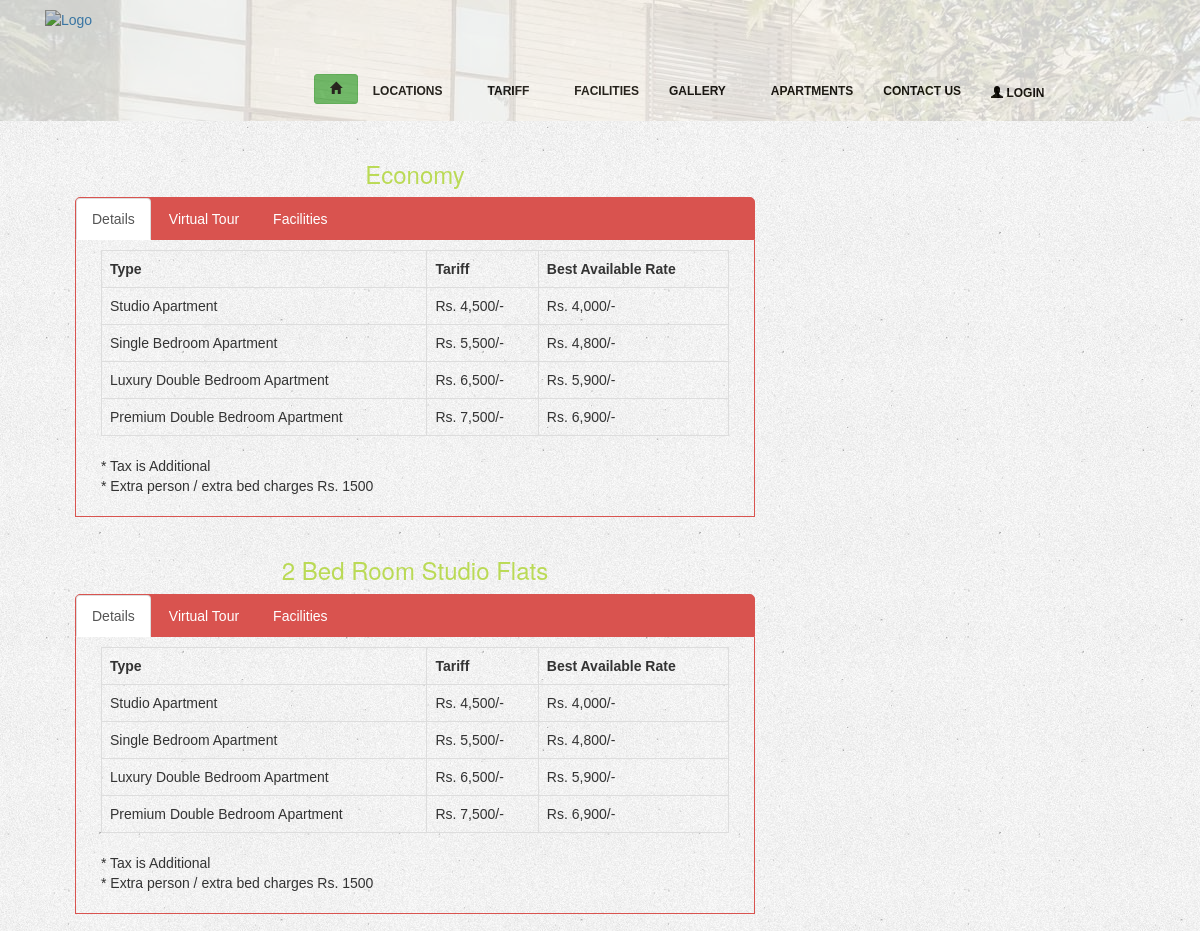
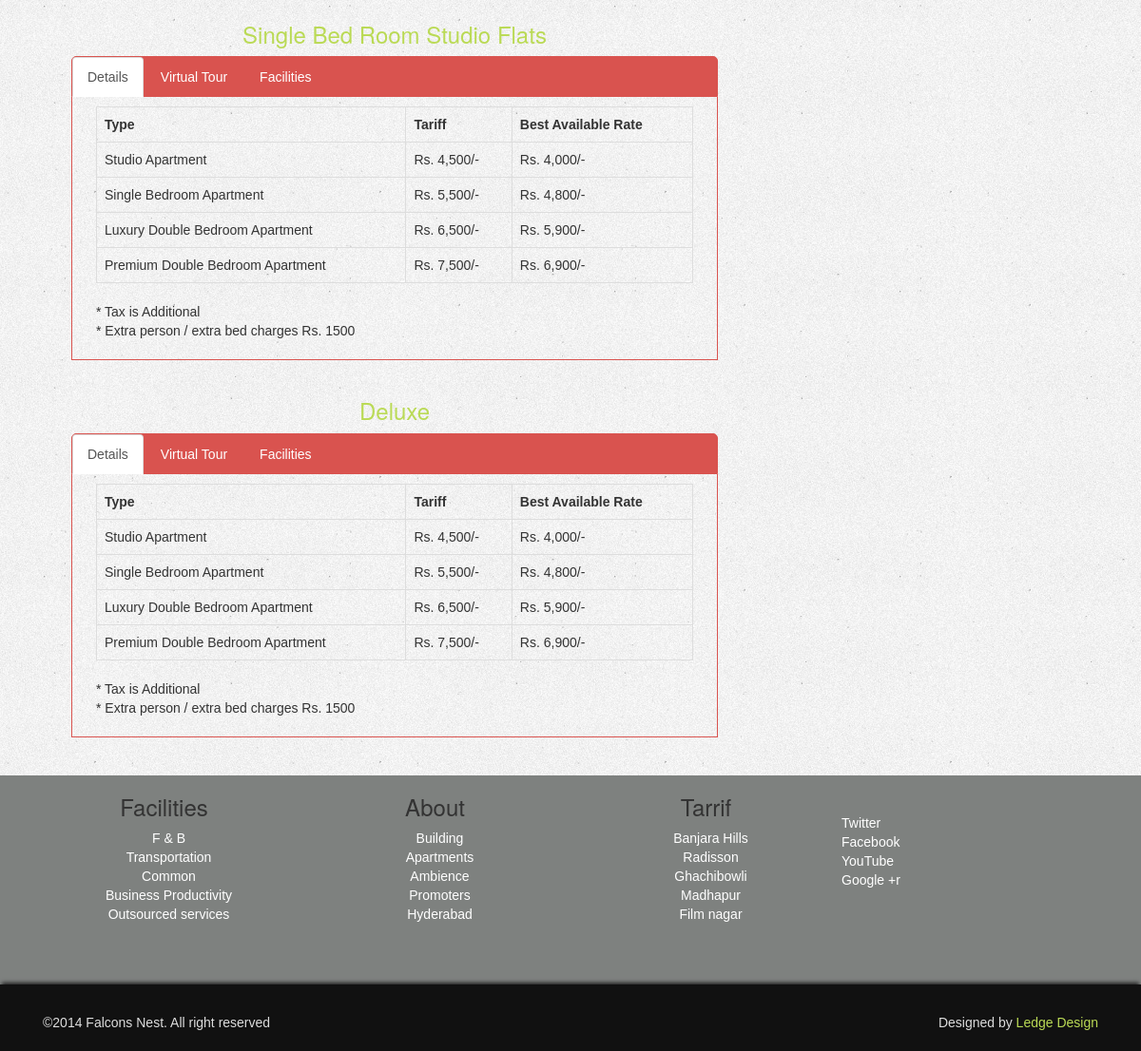
Page /tariff.php on the committed database (2 pictures, top to bottom).
### tables this page shows
CREATE TABLE IF NOT EXISTS `tariff` (
  `id` int(20) NOT NULL AUTO_INCREMENT,
  `title` varchar(200) NOT NULL,
  `details` text NOT NULL,
  `virtualTour` text NOT NULL,
  `facilities` text NOT NULL,
  `status` int(1) NOT NULL,
  `createdOn` varchar(50) NOT NULL,
  `updatedOn` varchar(50) NOT NULL,
  PRIMARY KEY (`id`)
);

CREATE TABLE IF NOT EXISTS `footer` (
  `id` int(20) NOT NULL AUTO_INCREMENT,
  `title` varchar(200) NOT NULL,
  `footer` text NOT NULL,
  `status` int(1) NOT NULL,
  `createdOn` varchar(50) NOT NULL,
  `updatedOn` varchar(50) NOT NULL,
  PRIMARY KEY (`id`)
);

### tariff_content.php (the view, shortened to what this page needs)
<br/>
<div class="container">
    <div class="col-sm-12">
        <div class="col-sm-8">
            <?php
            $strSQL = "SELECT * FROM tariff where status=1 order by updatedOn DESC";
            $rs = mysql_query($strSQL);
            if (!empty($rs)) {
                $i = 0;
                while ($row = mysql_fetch_array($rs)) {
                    $i++;
                    ?>
                    <div class="container">
                        <center><h3 class="branch_title_color"><?php echo $row['title']; ?></h3></center>
                    </div>
                    <div class="container">
                        <ul class="nav nav-tabs" id="myTab">
                            <li class="active"><a data-toggle="tab" href="#detail<?php echo $i; ?>">Details</a></li>
                            <li class=""><a data-toggle="tab" href="#tour<?php echo $i; ?>">Virtual Tour</a></li>
                            <li class=""><a data-toggle="tab" href="#fac<?php echo $i; ?>">Facilities</a></li>
                        </ul>
                        <div class="tab-content navTabBorder" id="myTabContent">
                            <div id="detail<?php echo $i; ?>" class="tab-pane fade active in tabCont">
                                <div class="container section">
                                    <?php echo $row['details']; ?>
                                </div>
                            </div>
                        </div>
                    </div>
                    <br/>
                <?php }
            } ?>
        </div>
    </div>
</div>
<br/>

### footer1.php (shortened to what this page needs)
<div class="container-fluid" id="foot">
    <div class="col-sm-12" id="footTop">
        <div class="container">
            <?php
            $strSQL = "SELECT * FROM footer where status=1 order by updatedOn DESC LIMIT 3";
            $rs = mysql_query($strSQL);
            if (!empty($rs)) {
                 while ($row = mysql_fetch_array($rs)) {
                ?>
                <div class="col-sm-3 text-center">
                    <h3><?php echo $row['title']; ?></h3>
                    <?php echo $row['footer']; ?>
                </div>
                <?php
            } }
            ?>
            <div class="col-sm-3" style="color:#999;">
                <br/><br/>
                <div class="col-sm-12">
                    <div class="social-icons">
                        <ul>
                            <li class="twitter" style="color: #f0f0f0; border-radius:50%;">
                                <a href="http://www.twitter.com" target="_blank" class="img-circle">Twitter</a>
                            </li>
                            <li class="facebook" style="color: #f0f0f0; border-radius:50%;">
                                <a href="http://facebook.com" target="_blank" class="img-circle">Facebook</a>
                            </li>
                            <li class="youtube" style="color: #f0f0f0; border-radius:50%;">
                                <a href="http://youtube.com" target="_blank" class="img-circle">YouTube</a>
                            </li>
                            <li class="googleplus" style="color: #f0f0f0; border-radius:50%;">
                                <a href="http://gmail.com" target="_blank" class="img-circle">Google +r</a>
                            </li>
                        </ul>
                    </div>
                </div>
            </div>
        </div>
    </div>
    <div class="col-sm-12" id="footBot">
        <div class="container">
            <div class="col-sm-4">
                <p id="footLeft">
                    ©2014 Falcons Nest. All right reserved
                </p>
            </div>
            <div class="col-sm-4">
            </div>
            <div class="col-sm-4">
                <p id="footRight">
                    Designed by
                    <a target="_blank" href="">
                        Ledge Design
                    </a>
                </p>
            </div>
        </div>
    </div>
</div>
<link rel="stylesheet" href="date/base/jquery.ui.all.css">

### menu/megamenu.css (style rules this page uses)
body { font-family:Arial, Helvetica, sans-serif; }

### css/custom.css (style rules this page uses)
body { background: #ddd url(../images/bg.jpg) repeat top left; }
a, a:hover, a:active, a:focus { outline: 0; }
#foot { background-color: #7E817F; }
#footTop { min-height: 200px; }
#footBot { background: none repeat scroll 0 0 #111; box-shadow: 0 -4px 4px -2px #222; color: #ddd; margin: 20px 0 0; padding: 30px 0 10px 0; text-shadow: none; }
#footLeft { text-align: left; }
#footRight { text-align: right; }
#footRight a { color: #bada55; text-decoration: none; }
.social-icons ul { margin-left: 0px; padding-left: 0px; }
.branch_title_color { color: #bada55; }
.navTabBorder { border: #d9534f solid 1px; border-top: 0px; }
.nav { background-color: #d9534f; border-top-left-radius: 5px; border-top-right-radius: 5px; border: #d9534f solid 1px; }
.nav li a { color: #FFF; }
.tabCont , .tabPad { padding: 10px; }

### footer1.php (style rules this page uses)
#foot #footTop .container .col-sm-3 ul { margin-left: -30px; }
#foot #footTop .container .col-sm-3 li { list-style: none; }
#foot #footTop .container .col-sm-3 li a { line-height: 15px; color: #FFF; }

### rows in the picture
tariff: title "Economy", details "Type Tariff Best Available Rate Studio Apartment Rs. 4,500/- Rs. 4,000/- Single Bedroom Apartment Rs. 5,500/- Rs. 4,800/- Luxury Double Bedroom Apartment Rs. 6,500/- Rs. 5,900/- Premium Double Bedroom Apartment Rs. 7,500/- Rs. 6,900/- * Tax is Additional * Extra person / extra bed charges Rs. 1500"
tariff: title "2 Bed Room Studio Flats", details "Type Tariff Best Available Rate Studio Apartment Rs. 4,500/- Rs. 4,000/- Single Bedroom Apartment Rs. 5,500/- Rs. 4,800/- Luxury Double Bedroom Apartment Rs. 6,500/- Rs. 5,900/- Premium Double Bedroom Apartment Rs. 7,500/- Rs. 6,900/- * Tax is Additional * Extra person / extra bed charges Rs. 1500"
tariff: title "Single Bed Room Studio Flats", details "Type Tariff Best Available Rate Studio Apartment Rs. 4,500/- Rs. 4,000/- Single Bedroom Apartment Rs. 5,500/- Rs. 4,800/- Luxury Double Bedroom Apartment Rs. 6,500/- Rs. 5,900/- Premium Double Bedroom Apartment Rs. 7,500/- Rs. 6,900/- * Tax is Additional * Extra person / extra bed charges Rs. 1500"
tariff: title "Deluxe", details "Type Tariff Best Available Rate Studio Apartment Rs. 4,500/- Rs. 4,000/- Single Bedroom Apartment Rs. 5,500/- Rs. 4,800/- Luxury Double Bedroom Apartment Rs. 6,500/- Rs. 5,900/- Premium Double Bedroom Apartment Rs. 7,500/- Rs. 6,900/- * Tax is Additional * Extra person / extra bed charges Rs. 1500"
footer: title "Facilities", footer "F & B Transportation Common Business Productivity Outsourced services"
footer: title "About", footer "Building Apartments Ambience Promoters Hyderabad"
footer: title "Tarrif", footer "Banjara Hills Radisson Ghachibowli Madhapur Film nagar"
